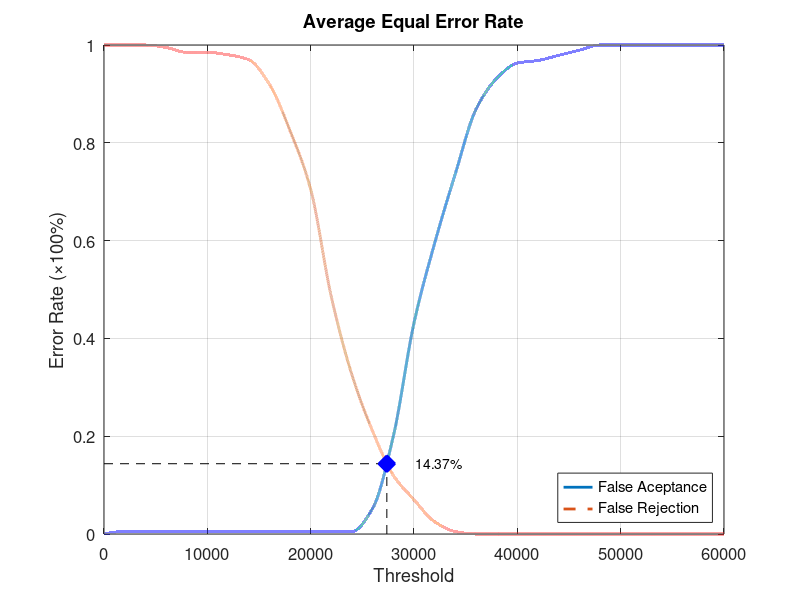
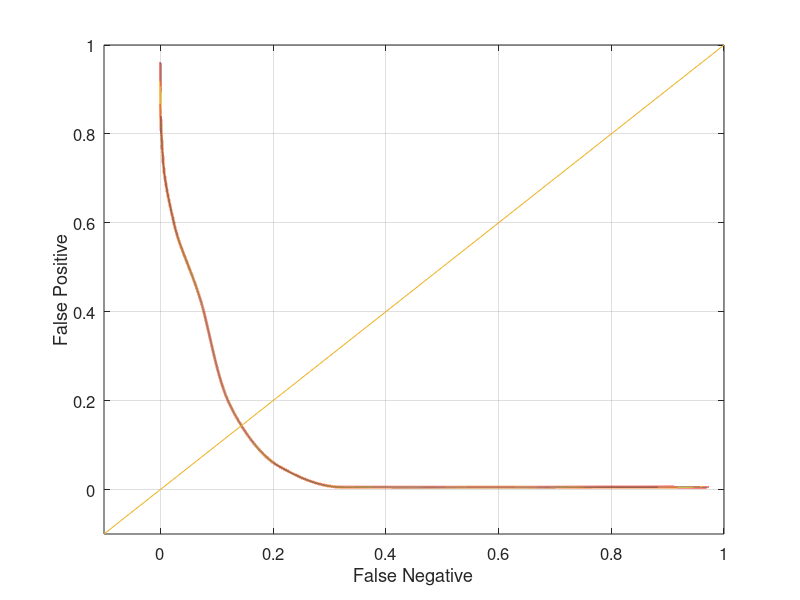

These figures' MATLAB source, in order:
function yEER = Database1_4
close all;
clear;
clc;
x = 0:2000:60000;
xq = 0:0.5:60000;

y0 = [0 0.00526316 0.00526316 0.00526316 0.00526316 0.00526316 0.00526316 0.00526316 0.00526316 0.00526316 0.00526316 0.00526316 0.00526316 0.0526316 0.2 0.431579 0.594737 0.736842 0.868421 0.931579 0.963158 0.968421 0.978947 0.989474 1 1 1 1 1 1 1];
yy0 = interp1(x, y0, xq, 'pchip');
y1 = [1 1 1 0.995 0.985 0.985 0.98 0.97 0.92 0.825 0.705 0.485 0.325 0.21 0.12 0.07 0.025 0.005 0 0 0 0 0 0 0 0 0 0 0 0 0];
yy1 = interp1(x, y1, xq, 'pchip');

% Calculating EER: 
y2 = abs(y0 - y1);
find(y2 == min(y2))
yy2 = abs(yy0 - yy1);
xEER = find(yy2 == min(yy2));
xEERIndex = xq(xEER) % X-axis EER
yEER = yy0(xEER) % Y-axis EER

main = figure
plot(xq, yy0,'-','LineWidth', 2);	hold on
plot(xq, yy1,'--','LineWidth', 2);	hold on
plot([xEERIndex xEERIndex], [0 yEER], 'k--');	hold on
plot([0 xEERIndex], [yEER yEER], 'k--');	hold on
plot(xEERIndex, yEER, 'bx', 'LineWidth', 10);	hold on
text(xEERIndex + 10 * xEERIndex / 100, yEER, [num2str(round((10000 * yEER)) / 100) '%'])
legend('False Aceptance', 'False Rejection', 'Location', 'SouthEast')
xlabel('Threshold')
ylabel('Error Rate (\times100%)')
title('Average Equal Error Rate')
set(gca, 'FontSize', 12)
axis([0 60000 0 1])
grid on

print(main, 'Database1_4Main', '-dpng');
FNRxFPR = figure('Color', [1 1 1]);
plot(yy1, yy0, '-', yy1, yy0, 'LineWidth', 2);
hold on
y = -0.1:0.1:1
plot(y, y); 
set(gca, 'FontSize', 12)
xlabel('False Negative')
ylabel('False Positive')
axis([-0.1 1 -0.1 1])
set(gca, 'FontSize', 12)
grid on

print(FNRxFPR, 'Database1_4FNRxFPR','-dpng');
end
